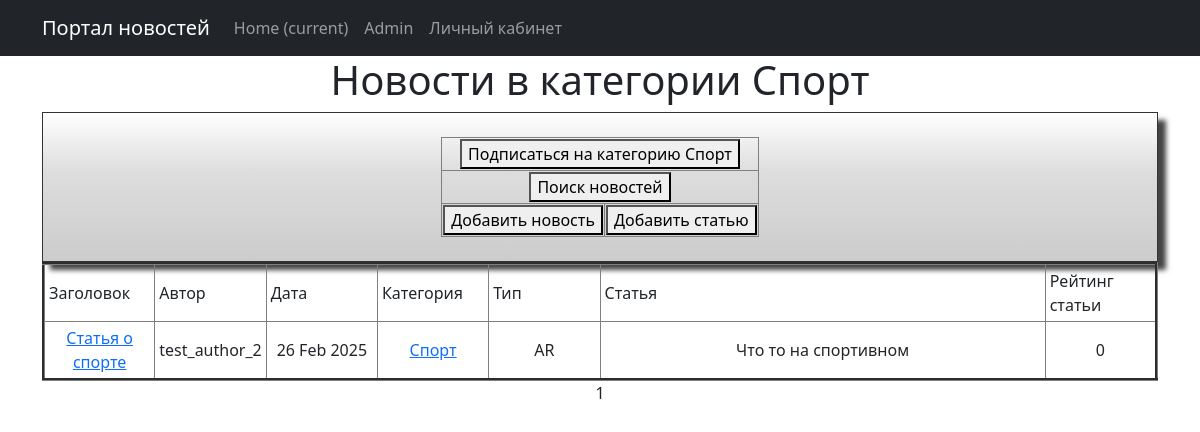
Page /categories/1 on the earlier database version.
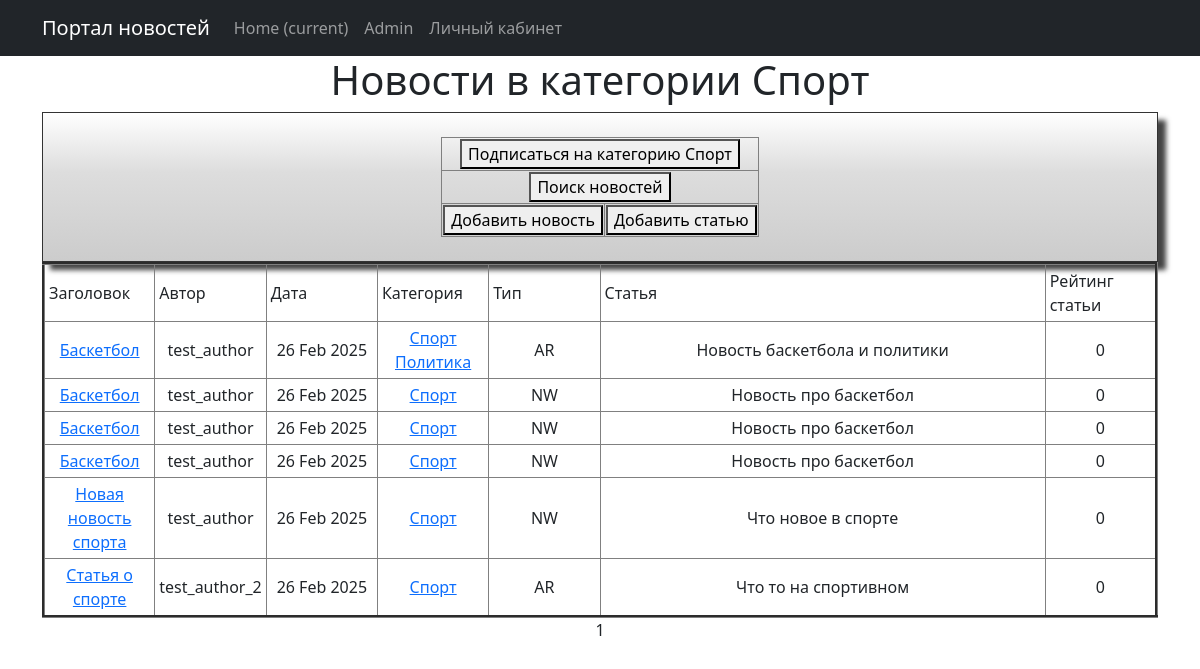
Same page on the later database version.
### news/models.py (models this page shows, shortened)
class Post(models.Model):
    news = "NW"
    article = "AR"
    POSITIONS = [(news, "Новость"),
                 (article, "Статья")]
    autor_id = models.ForeignKey(Author, on_delete=models.CASCADE)
    type = models.CharField(max_length = 2, choices=POSITIONS, default=news)
    date_time = models.DateTimeField(auto_now_add=True)
    category = models.ManyToManyField("Category", through="PostCategory")
    title_news = models.CharField(max_length = 128)
    text_news = models.TextField()
    rating_post = models.IntegerField(default = 0)

class Author(models.Model):
    rating_autor = models.IntegerField(default = 0)
    user = models.OneToOneField(User, on_delete=models.CASCADE)

class Category(models.Model):
    category = models.CharField(max_length=64, unique=True)
    subscribers = models.ManyToManyField(User, blank=True, null=True, related_name="categories")
    def __str__(self):
        return self.category

### news/views.py (the view)
# urls.py: path('categories/<int:pk>', CategoryList.as_view(), name="category_list"),
class CategoryList(PostList):
    model = Post
    template_name = 'news/category_list.html'
    context_object_name = 'category_news_list'
    def get_queryset(self):
        self.category = get_object_or_404(Category, id=self.kwargs['pk'])
        queryset = Post.objects.filter(category=self.category).order_by('-date_time')
        return queryset
    def get_context_data(self, **kwargs):
        context = super().get_context_data(**kwargs)
        context['is_not_subscriber'] = self.request.user not in self.category.subscribers.all()
        context['category'] = self.category
        return context

### news/templatetags/custom_filters.py (called while the page is built)
def stripping(text):
    word = ''
    for i in text:
        if i.isalpha():
            word += i
    return word.lower()

@register.filter()
def censor(text):
    list_censor = [str(i) for i in Censorship.objects.all()]
    for word in text.split():
        format_word = stripping(word)
        if format_word in list_censor:
            cencore_word = format_word[0] + "*" * (len(word) - 1)
            text = text.replace(delete_symbol_l_r(word), cencore_word)
    return text

### templates/news/category_list.html (shortened to what this page needs)
{% extends 'flatpages/default.html' %}
{% load custom_filters %}
{% load custom_tags %}
{% block content %}
    <h1>Новости в категории {{ category }}</h1>
<div class="shadowbox">
                <table align="center">
                    <tr>
                        {% if is_not_subscriber %}
                        <td colspan="2">
                            <form action="{% url 'subscribe' category.pk %}" target="_blank">
                                <button>Подписаться на категорию {{ category }}</button>
                            </form>
                        </td>
                        {% endif %}
                    </tr>
                    <tr>
                        <td colspan="2">
                            <form action="{% url 'news_search' %}" target="_blank">
                                <button>Поиск новостей</button>
                            </form>
                        </td>
                    </tr>
                    <tr>
                        <td align="center">
                            <form action="{% url 'news_create' %}" target="_blank">
                                <button>Добавить новость</button>
                            </form>
                        </td>
                        <td align="center">
                            <form action="{% url 'article_create' %}" target="_blank">
                                <button>Добавить статью</button>
                            </form>
                        </td>
                    </tr>
                </table>
        </div>
        {% if category_news_list %}
            <table border="3" cellpadding="4" cellspacing="1" width="100%">
                <tr>
                    <td align="left" width="10%">Заголовок</td>
                    <td align="left" width="10%">Автор</td>
                    <td align="left" width="10%">Дата</td>
                    <td align="left" width="10%">Категория</td>
                    <td align="left" width="10%">Тип</td>
                    <td align="left" width="40%">Статья</td>
                    <td align="left" width="10%">Рейтинг статьи</td>
                </tr>
                {% for post in category_news_list %}
                <tr>
                    <td><a href="{% url 'news_detail' post.pk %}">{{ post.title_news | censor }}</a></td>
                    <td>{{ post.autor_id.user }}</td>
                    <td>{{ post.date_time | date:'d M Y' }}</td>
                    <td>
                        {% for category in post.category.all %}
                        <a href="{% url 'category_list' category.id %}"> {{category}}</a>
                        {% endfor %}
                    </td>
                    <td>{{ post.type }}</td>
                    <td>{{ post.text_news | truncatewords:20 | censor }}</td>
                    <td>{{ post.rating_post }}</td>
                </tr>
                {% endfor %}
            </table>
        {% else %}
        <h2>Новостей нет!</h2>
        {% endif%}
   {{ page_obj.number }}
{% endblock content %}

Differences in the rows shown:
added Post: title_news|censor "Баскетбол", autor_id.user "test_author", date_time "26 Feb 2025", type "AR", text_news|censor "Новость баскетбола и политики", rating_post "0", Category (category "Спорт")
now on this page (row unchanged): Category: category "Политика", shown under "Баскетбол"
added Post: title_news|censor "Баскетбол", autor_id.user "test_author", date_time "26 Feb 2025", type "NW", text_news|censor "Новость про баскетбол", rating_post "0", Category (category "Спорт")
added Post: title_news|censor "Баскетбол", autor_id.user "test_author", date_time "26 Feb 2025", type "NW", text_news|censor "Новость про баскетбол", rating_post "0", Category (category "Спорт")
added Post: title_news|censor "Баскетбол", autor_id.user "test_author", date_time "26 Feb 2025", type "NW", text_news|censor "Новость про баскетбол", rating_post "0", Category (category "Спорт")
added Post: title_news|censor "Новая новость спорта", autor_id.user "test_author", date_time "26 Feb 2025", type "NW", text_news|censor "Что новое в спорте", rating_post "0", Category (category "Спорт")
